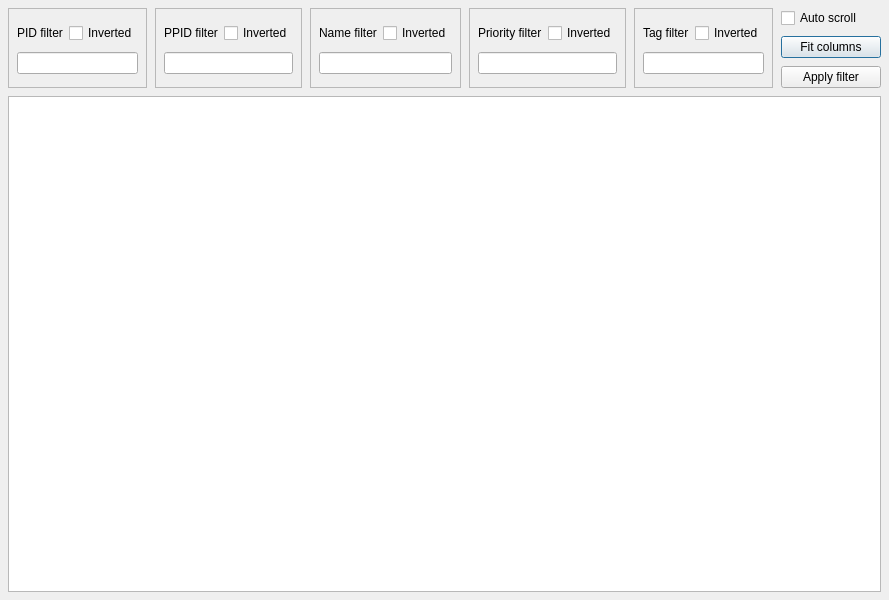
<?xml version="1.0" encoding="UTF-8"?>
<!--
    Copyright 2020 Dmitry Sokolov <mr.dmitry.sokolov@gmail.com>

    Licensed under the Apache License, Version 2.0 (the "License");
    you may not use this file except in compliance with the License.
    You may obtain a copy of the License at

        http://www.apache.org/licenses/LICENSE-2.0

    Unless required by applicable law or agreed to in writing, software
    distributed under the License is distributed on an "AS IS" BASIS,
    WITHOUT WARRANTIES OR CONDITIONS OF ANY KIND, either express or implied.
    See the License for the specific language governing permissions and
    limitations under the License.
  -->
<ui version="4.0">
 <class>MainWindow</class>
 <widget class="QDialog" name="MainWindow">
  <property name="geometry">
   <rect>
    <x>0</x>
    <y>0</y>
    <width>800</width>
    <height>600</height>
   </rect>
  </property>
  <property name="windowTitle">
   <string>qLogcat</string>
  </property>
  <property name="sizeGripEnabled">
   <bool>false</bool>
  </property>
  <layout class="QGridLayout" name="gridLayout">
   <property name="leftMargin">
    <number>8</number>
   </property>
   <property name="topMargin">
    <number>8</number>
   </property>
   <property name="rightMargin">
    <number>8</number>
   </property>
   <property name="bottomMargin">
    <number>8</number>
   </property>
   <property name="spacing">
    <number>8</number>
   </property>
   <item row="0" column="0">
    <widget class="QFrame" name="frame">
     <property name="frameShape">
      <enum>QFrame::NoFrame</enum>
     </property>
     <property name="frameShadow">
      <enum>QFrame::Raised</enum>
     </property>
     <layout class="QHBoxLayout" name="horizontalLayout" stretch="1,0">
      <property name="spacing">
       <number>8</number>
      </property>
      <property name="leftMargin">
       <number>0</number>
      </property>
      <property name="topMargin">
       <number>0</number>
      </property>
      <property name="rightMargin">
       <number>0</number>
      </property>
      <property name="bottomMargin">
       <number>0</number>
      </property>
      <item>
       <widget class="QFrame" name="frame_2">
        <property name="frameShape">
         <enum>QFrame::NoFrame</enum>
        </property>
        <property name="frameShadow">
         <enum>QFrame::Raised</enum>
        </property>
        <layout class="QHBoxLayout" name="horizontalLayout_2">
         <property name="spacing">
          <number>8</number>
         </property>
         <property name="leftMargin">
          <number>0</number>
         </property>
         <property name="topMargin">
          <number>0</number>
         </property>
         <property name="rightMargin">
          <number>0</number>
         </property>
         <property name="bottomMargin">
          <number>0</number>
         </property>
         <item>
          <widget class="QFrame" name="frame_4">
           <property name="frameShape">
            <enum>QFrame::StyledPanel</enum>
           </property>
           <property name="frameShadow">
            <enum>QFrame::Raised</enum>
           </property>
           <layout class="QGridLayout" name="gridLayout_2" rowstretch="0,0,0">
            <property name="leftMargin">
             <number>8</number>
            </property>
            <property name="topMargin">
             <number>8</number>
            </property>
            <property name="rightMargin">
             <number>8</number>
            </property>
            <property name="bottomMargin">
             <number>8</number>
            </property>
            <property name="horizontalSpacing">
             <number>6</number>
            </property>
            <property name="verticalSpacing">
             <number>4</number>
            </property>
            <item row="1" column="0">
             <widget class="QLabel" name="pidFilterLabel">
              <property name="text">
               <string>PID filter</string>
              </property>
             </widget>
            </item>
            <item row="2" column="0" colspan="2">
             <widget class="QLineEdit" name="pidFilterEdit"/>
            </item>
            <item row="1" column="1">
             <widget class="QCheckBox" name="pidFilterInvertedFlag">
              <property name="layoutDirection">
               <enum>Qt::LeftToRight</enum>
              </property>
              <property name="text">
               <string>Inverted</string>
              </property>
             </widget>
            </item>
            <item row="0" column="0">
             <spacer name="verticalSpacer">
              <property name="orientation">
               <enum>Qt::Vertical</enum>
              </property>
              <property name="sizeType">
               <enum>QSizePolicy::Preferred</enum>
              </property>
              <property name="sizeHint" stdset="0">
               <size>
                <width>1</width>
                <height>1</height>
               </size>
              </property>
             </spacer>
            </item>
           </layout>
          </widget>
         </item>
         <item>
          <widget class="QFrame" name="frame_8">
           <property name="frameShape">
            <enum>QFrame::StyledPanel</enum>
           </property>
           <property name="frameShadow">
            <enum>QFrame::Raised</enum>
           </property>
           <layout class="QGridLayout" name="gridLayout_6">
            <property name="leftMargin">
             <number>8</number>
            </property>
            <property name="topMargin">
             <number>8</number>
            </property>
            <property name="rightMargin">
             <number>8</number>
            </property>
            <property name="bottomMargin">
             <number>8</number>
            </property>
            <property name="horizontalSpacing">
             <number>6</number>
            </property>
            <property name="verticalSpacing">
             <number>4</number>
            </property>
            <item row="1" column="0">
             <widget class="QLabel" name="ppidFilterLabel">
              <property name="text">
               <string>PPID filter</string>
              </property>
             </widget>
            </item>
            <item row="2" column="0" colspan="2">
             <widget class="QLineEdit" name="ppidFilterEdit"/>
            </item>
            <item row="1" column="1">
             <widget class="QCheckBox" name="ppidFilterInvertedFlag">
              <property name="text">
               <string>Inverted</string>
              </property>
             </widget>
            </item>
            <item row="0" column="0">
             <spacer name="verticalSpacer_5">
              <property name="orientation">
               <enum>Qt::Vertical</enum>
              </property>
              <property name="sizeType">
               <enum>QSizePolicy::Preferred</enum>
              </property>
              <property name="sizeHint" stdset="0">
               <size>
                <width>1</width>
                <height>1</height>
               </size>
              </property>
             </spacer>
            </item>
           </layout>
          </widget>
         </item>
         <item>
          <widget class="QFrame" name="frame_7">
           <property name="frameShape">
            <enum>QFrame::StyledPanel</enum>
           </property>
           <property name="frameShadow">
            <enum>QFrame::Raised</enum>
           </property>
           <layout class="QGridLayout" name="gridLayout_5">
            <property name="leftMargin">
             <number>8</number>
            </property>
            <property name="topMargin">
             <number>8</number>
            </property>
            <property name="rightMargin">
             <number>8</number>
            </property>
            <property name="bottomMargin">
             <number>8</number>
            </property>
            <property name="verticalSpacing">
             <number>4</number>
            </property>
            <item row="0" column="0">
             <spacer name="verticalSpacer_4">
              <property name="orientation">
               <enum>Qt::Vertical</enum>
              </property>
              <property name="sizeType">
               <enum>QSizePolicy::Preferred</enum>
              </property>
              <property name="sizeHint" stdset="0">
               <size>
                <width>1</width>
                <height>1</height>
               </size>
              </property>
             </spacer>
            </item>
            <item row="1" column="0">
             <widget class="QLabel" name="nameFilterLabel">
              <property name="text">
               <string>Name filter</string>
              </property>
             </widget>
            </item>
            <item row="1" column="1">
             <widget class="QCheckBox" name="nameFilterInvertedFlag">
              <property name="text">
               <string>Inverted</string>
              </property>
             </widget>
            </item>
            <item row="2" column="0" colspan="2">
             <widget class="QLineEdit" name="nameFilterEdit"/>
            </item>
           </layout>
          </widget>
         </item>
         <item>
          <widget class="QFrame" name="frame_5">
           <property name="frameShape">
            <enum>QFrame::StyledPanel</enum>
           </property>
           <property name="frameShadow">
            <enum>QFrame::Raised</enum>
           </property>
           <layout class="QGridLayout" name="gridLayout_3">
            <property name="leftMargin">
             <number>8</number>
            </property>
            <property name="topMargin">
             <number>8</number>
            </property>
            <property name="rightMargin">
             <number>8</number>
            </property>
            <property name="bottomMargin">
             <number>8</number>
            </property>
            <property name="verticalSpacing">
             <number>4</number>
            </property>
            <item row="2" column="0" colspan="2">
             <widget class="QLineEdit" name="priorityFilterEdit"/>
            </item>
            <item row="1" column="0">
             <widget class="QLabel" name="priorityFilterLabel">
              <property name="text">
               <string>Priority filter</string>
              </property>
             </widget>
            </item>
            <item row="1" column="1">
             <widget class="QCheckBox" name="priorityFilterInvertedFlag">
              <property name="text">
               <string>Inverted</string>
              </property>
             </widget>
            </item>
            <item row="0" column="0">
             <spacer name="verticalSpacer_2">
              <property name="orientation">
               <enum>Qt::Vertical</enum>
              </property>
              <property name="sizeType">
               <enum>QSizePolicy::Preferred</enum>
              </property>
              <property name="sizeHint" stdset="0">
               <size>
                <width>1</width>
                <height>1</height>
               </size>
              </property>
             </spacer>
            </item>
           </layout>
          </widget>
         </item>
         <item>
          <widget class="QFrame" name="frame_6">
           <property name="frameShape">
            <enum>QFrame::StyledPanel</enum>
           </property>
           <property name="frameShadow">
            <enum>QFrame::Raised</enum>
           </property>
           <layout class="QGridLayout" name="gridLayout_4">
            <property name="leftMargin">
             <number>8</number>
            </property>
            <property name="topMargin">
             <number>8</number>
            </property>
            <property name="rightMargin">
             <number>8</number>
            </property>
            <property name="bottomMargin">
             <number>8</number>
            </property>
            <property name="verticalSpacing">
             <number>4</number>
            </property>
            <item row="2" column="0" colspan="2">
             <widget class="QLineEdit" name="tagFilterEdit"/>
            </item>
            <item row="1" column="0">
             <widget class="QLabel" name="tagFilterLabel">
              <property name="text">
               <string>Tag filter</string>
              </property>
             </widget>
            </item>
            <item row="1" column="1">
             <widget class="QCheckBox" name="tagFilterInvertedFlag">
              <property name="text">
               <string>Inverted</string>
              </property>
             </widget>
            </item>
            <item row="0" column="0">
             <spacer name="verticalSpacer_3">
              <property name="orientation">
               <enum>Qt::Vertical</enum>
              </property>
              <property name="sizeType">
               <enum>QSizePolicy::Preferred</enum>
              </property>
              <property name="sizeHint" stdset="0">
               <size>
                <width>1</width>
                <height>1</height>
               </size>
              </property>
             </spacer>
            </item>
           </layout>
          </widget>
         </item>
        </layout>
       </widget>
      </item>
      <item>
       <widget class="QFrame" name="frame_3">
        <property name="minimumSize">
         <size>
          <width>100</width>
          <height>0</height>
         </size>
        </property>
        <property name="frameShadow">
         <enum>QFrame::Raised</enum>
        </property>
        <layout class="QVBoxLayout" name="verticalLayout">
         <property name="spacing">
          <number>8</number>
         </property>
         <property name="leftMargin">
          <number>0</number>
         </property>
         <property name="topMargin">
          <number>0</number>
         </property>
         <property name="rightMargin">
          <number>0</number>
         </property>
         <property name="bottomMargin">
          <number>0</number>
         </property>
         <item>
          <widget class="QCheckBox" name="autoscrollFlag">
           <property name="text">
            <string>Auto scroll</string>
           </property>
          </widget>
         </item>
         <item>
          <widget class="QPushButton" name="autosizeBtn">
           <property name="text">
            <string>Fit columns</string>
           </property>
          </widget>
         </item>
         <item>
          <widget class="QPushButton" name="filterBtn">
           <property name="text">
            <string>Apply filter</string>
           </property>
          </widget>
         </item>
        </layout>
       </widget>
      </item>
     </layout>
    </widget>
   </item>
   <item row="1" column="0">
    <widget class="QTableView" name="tableView">
     <property name="horizontalScrollMode">
      <enum>QAbstractItemView::ScrollPerPixel</enum>
     </property>
     <property name="cornerButtonEnabled">
      <bool>true</bool>
     </property>
     <attribute name="verticalHeaderDefaultSectionSize">
      <number>30</number>
     </attribute>
    </widget>
   </item>
  </layout>
 </widget>
 <resources/>
 <connections/>
</ui>
